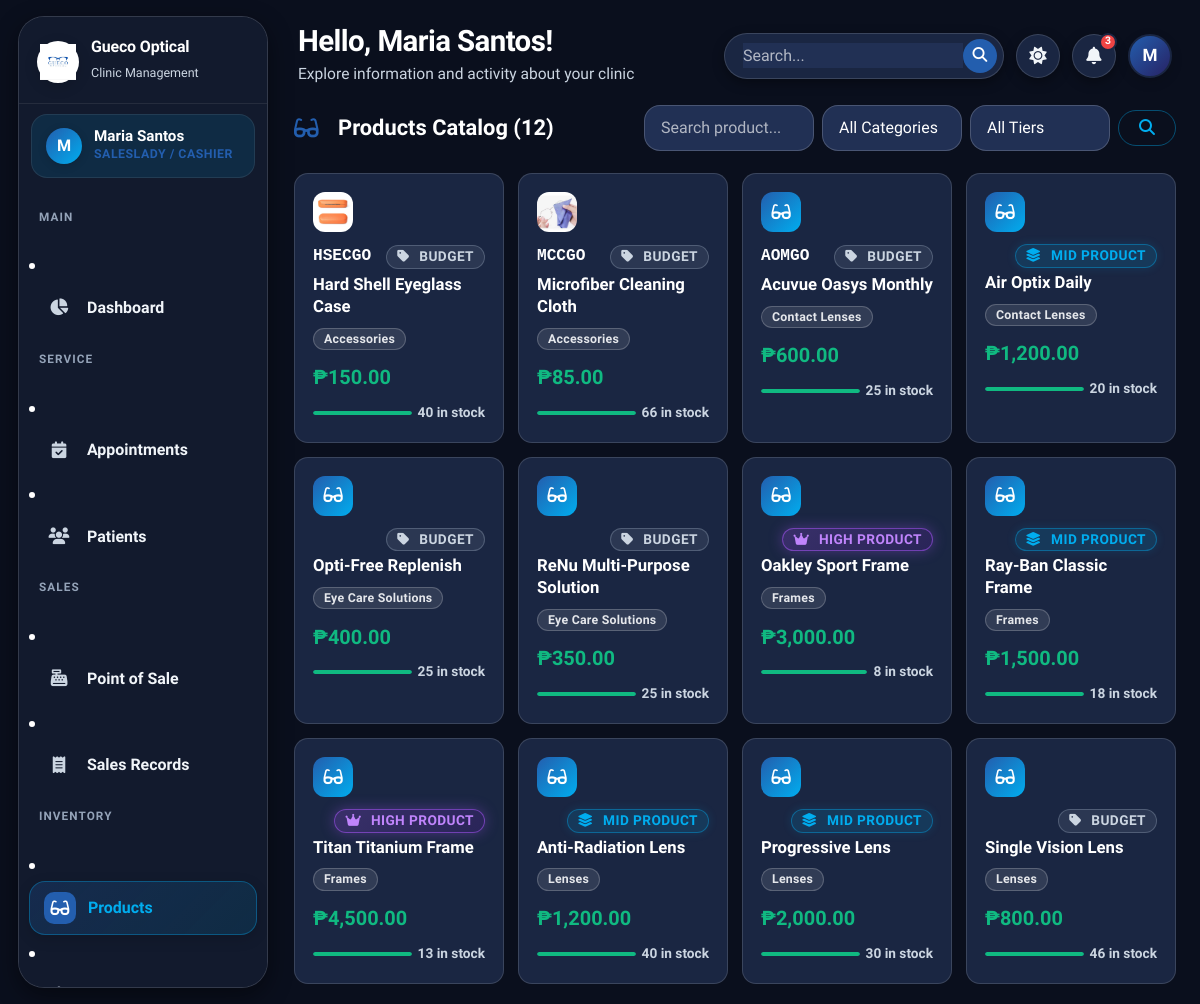
Page /saleslady/products.php (signed in) on the committed database.
### tables this page shows
CREATE TABLE `users` (
  `id` int(11) NOT NULL AUTO_INCREMENT,
  `full_name` varchar(100) NOT NULL,
  `email` varchar(100) NOT NULL,
  `password` varchar(255) NOT NULL,
  `role` enum('admin','doctor','saleslady') NOT NULL,
  `phone` varchar(20) DEFAULT NULL,
  `status` enum('active','inactive') DEFAULT 'active',
  `profile_photo` varchar(255) DEFAULT NULL,
  `created_at` timestamp NOT NULL DEFAULT current_timestamp(),
  `updated_at` timestamp NOT NULL DEFAULT current_timestamp() ON UPDATE current_timestamp(),
  PRIMARY KEY (`id`),
  UNIQUE KEY `email` (`email`)
);

CREATE TABLE `products` (
  `id` int(11) NOT NULL AUTO_INCREMENT,
  `category_id` int(11) NOT NULL,
  `tier` enum('budget','mid','high') NOT NULL DEFAULT 'budget',
  `supplier_id` int(11) DEFAULT NULL,
  `name` varchar(150) NOT NULL,
  `product_code` varchar(100) DEFAULT NULL,
  `description` text DEFAULT NULL,
  `image` varchar(255) DEFAULT NULL,
  `price` decimal(10,2) NOT NULL DEFAULT 0.00,
  `stock_quantity` int(11) NOT NULL DEFAULT 0,
  `low_stock_alert` int(11) NOT NULL DEFAULT 5,
  `status` enum('active','inactive') DEFAULT 'active',
  `created_at` timestamp NOT NULL DEFAULT current_timestamp(),
  `updated_at` timestamp NOT NULL DEFAULT current_timestamp() ON UPDATE current_timestamp(),
  PRIMARY KEY (`id`),
  UNIQUE KEY `unique_product_name` (`name`),
  KEY `category_id` (`category_id`),
  KEY `supplier_id` (`supplier_id`),
  KEY `idx_products_tier` (`tier`),
  CONSTRAINT `products_ibfk_1` FOREIGN KEY (`category_id`) REFERENCES `categories` (`id`),
  CONSTRAINT `products_ibfk_2` FOREIGN KEY (`supplier_id`) REFERENCES `suppliers` (`id`) ON DELETE SET NULL
);

CREATE TABLE `categories` (
  `id` int(11) NOT NULL AUTO_INCREMENT,
  `name` varchar(100) NOT NULL,
  `description` text DEFAULT NULL,
  `status` enum('active','inactive') DEFAULT 'active',
  `created_at` timestamp NOT NULL DEFAULT current_timestamp(),
  PRIMARY KEY (`id`),
  UNIQUE KEY `unique_category_name` (`name`)
);

### saleslady/products.php (the view, shortened to what this page needs)
<?php
require_once __DIR__ . '/../config/functions.php';
$db = getDB();
$search    = sanitize($_GET['search'] ?? '');
$where = ["p.status='active'"]; $params = [];
$whereStr = implode(' AND ', $where);
$products = $db->prepare("SELECT p.*, c.name as cat_name FROM products p JOIN categories c ON c.id=p.category_id WHERE $whereStr ORDER BY c.name, p.name");
$products->execute($params); $products = $products->fetchAll();
include __DIR__ . '/../includes/header.php';
?>
<div class="section-header">
  <h5><i class="fas fa-glasses me-2" style="color:var(--clr-primary)"></i>Products Catalog (<?= count($products) ?>)</h5>
  <form method="GET" style="display:flex;gap:8px;flex-wrap:wrap;align-items:center;">
    <input type="text" name="search" class="form-control" placeholder="Search product..." value="<?= htmlspecialchars($search) ?>" style="width:170px;">
    <select name="cat" class="form-select" style="width:140px;">
      <option value="">All Categories</option>
    </select>
    <select name="tier" class="form-select" style="width:140px;">
      <option value="">All Tiers</option>
    </select>
    <button type="submit" class="btn btn-outline-primary"><i class="fas fa-search"></i></button>
  </form>
</div>
<div style="display:grid;grid-template-columns:repeat(auto-fill,minmax(200px,1fr));gap:14px;">
  <?php if (empty($products)): ?>
  <div style="grid-column:1/-1"><div class="empty-state"><div class="empty-icon"><i class="fas fa-glasses"></i></div><h6>No products found</h6></div></div>
  <?php else: ?>
  <?php foreach ($products as $p): ?>
  <?php
    $isLow = $p['stock_quantity'] <= $p['low_stock_alert'];
    $isOut = $p['stock_quantity'] == 0;
    $cardClass = $isOut ? 'card-out-stock' : ($isLow ? 'card-low-stock' : '');
    $borderStyle = $isOut
      ? 'border:2px solid #DC2626;box-shadow:0 0 12px rgba(220,38,38,0.22);'
      : ($isLow ? 'border:2px solid #EF4444;box-shadow:0 0 12px rgba(239,68,68,0.22);' : 'border:1px solid var(--border-color);');
  ?>
  <div class="<?= $cardClass ?>" style="background:var(--bg-card);<?= $borderStyle ?>border-radius:14px;padding:18px;transition:all .2s;"
       onmouseover="this.style.boxShadow='<?= $isLow || $isOut ? '0 0 18px rgba(239,68,68,0.35)' : 'var(--shadow-md)' ?>';this.style.borderColor='<?= $isOut ? '#DC2626' : ($isLow ? '#EF4444' : 'var(--clr-primary)') ?>'"
       onmouseout="this.style.boxShadow='<?= $isOut ? '0 0 12px rgba(220,38,38,0.22)' : ($isLow ? '0 0 12px rgba(239,68,68,0.22)' : 'none') ?>';this.style.borderColor='<?= $isOut ? '#DC2626' : ($isLow ? '#EF4444' : 'var(--border-color)') ?>'">
    <?php if($p['image']): ?>
      <img src="<?= BASE_URL ?>assets/images/products/<?= $p['image'] ?>" alt="Product" style="width:40px;height:40px;object-fit:cover;border-radius:12px;margin-bottom:12px;">
    <?php else: ?>
      <div style="width:40px;height:40px;background:linear-gradient(135deg,var(--clr-primary),var(--clr-secondary));border-radius:12px;display:flex;align-items:center;justify-content:center;margin-bottom:12px;">
        <i class="fas fa-glasses" style="color:#fff;font-size:.9rem;"></i>
      </div>
    <?php endif; ?>
    <div style="display:flex;justify-content:space-between;align-items:center;margin-bottom:4px;">
      <span style="font-family:monospace; color:var(--text-primary); font-size:0.85rem; font-weight:600;"><?= sanitize($p['product_code'] ?: '') ?></span>
      <?= tierBadge($p['tier'] ?? 'budget') ?>
    </div>
    <div style="font-weight:700;font-size:.88rem;margin-bottom:4px;line-height:1.3"><?= sanitize($p['name']) ?></div>
    <div style="margin-bottom:10px;"><span class="badge bg-secondary" style="font-size:.65rem"><?= sanitize($p['cat_name']) ?></span></div>
    <div style="display:flex;justify-content:space-between;align-items:center;margin-bottom:8px;">
      <span style="font-weight:800;font-size:1.05rem;color:var(--clr-success)"><?= formatCurrency($p['price']) ?></span>
    </div>
    <div style="display:flex;align-items:center;gap:6px;">
      <div style="height:4px;flex:1;background:var(--bg-hover);border-radius:2px;overflow:hidden;">
        <?php $pct = min(100, ($p['stock_quantity'] / max(1,$p['low_stock_alert']*2)) * 100); ?>
        <div style="height:100%;width:<?= $pct ?>%;background:<?= $isOut?'#DC2626':($isLow?'#EF4444':'var(--clr-success)') ?>;border-radius:2px;"></div>
      </div>
      <span style="font-size:.72rem;font-weight:700;color:<?= $isOut?'#DC2626':($isLow?'#EF4444':'var(--text-muted)') ?>;white-space:nowrap">
        <?= $isOut ? 'OUT' : ($isLow ? "LOW: {$p['stock_quantity']}" : "{$p['stock_quantity']} in stock") ?>
      </span>
    </div>
  </div>
  <?php endforeach; ?>
  <?php endif; ?>
</div>
<?php include __DIR__ . '/../includes/footer.php'; ?>

### includes/header.php (shortened to what this page needs)
<?php
require_once __DIR__ . '/../config/functions.php';
$user        = getCurrentUser();
$fullName    = $user['full_name'] ?? 'Admin';
$initials    = strtoupper(substr($fullName, 0, 1));
$userTheme = $_COOKIE['gueco_theme'] ?? ($_COOKIE['theme'] ?? 'dark');
$currentTheme = ($userTheme === 'light') ? 'light' : 'dark';
?>
<!DOCTYPE html>
<html lang="en" data-theme="<?= $currentTheme ?>">
<head>
  <link href="https://cdn.jsdelivr.net/npm/bootstrap@5.3.3/dist/css/bootstrap.min.css" rel="stylesheet">
  <link rel="stylesheet" href="https://cdnjs.cloudflare.com/ajax/libs/font-awesome/6.5.0/css/all.min.css">
  <link rel="stylesheet" href="<?= BASE_URL ?>assets/css/style.css?v=<?= time() ?>">
</head>
<body>
<div class="app-wrapper">
  <aside class="sidebar" id="sidebar">
    <div class="sidebar-logo">
      <div class="logo-icon">
        <img src="<?= BASE_URL ?>assets/images/logo.png?v=2" alt="Logo" style="width:100%; height:100%; object-fit:contain;">
      </div>
      <div class="logo-text">
        <h6>Gueco Optical</h6>
        <span>Clinic Management</span>
      </div>
    </div>
    <div class="sidebar-user">
      <div class="user-avatar">
        <span><?= $initials ?></span>
      </div>
      <div class="user-info">
        <div class="user-name"><?= sanitize($fullName) ?></div>
        <div class="user-role"><?= getRoleLabel($user['role'] ?? '') ?></div>
      </div>
    </div>
    <nav class="sidebar-nav">
      <?php include __DIR__ . '/sidebar.php'; ?>
    </nav>
  </aside>
  <div class="main-content">
    <header class="app-header">
      <div class="header-left">
        <div class="header-greeting">
          <h4>Hello, <?= sanitize($fullName) ?>!</h4>
          <p>Explore information and activity about your clinic</p>
        </div>
      </div>
      <div class="header-right">
        <div class="header-search-wrap">
          <input type="text" placeholder="Search..." aria-label="Search">
          <button type="button" class="header-search-btn" title="Search">
            <i class="fas fa-search"></i>
          </button>
        </div>
        <button class="header-icon-btn" id="themeToggle" title="Toggle Theme">
          <i class="fas fa-moon" id="themeIcon"></i>
        </button>
        <div class="dropdown" id="notifDropdownWrap">
          <button class="header-icon-btn" type="button" data-bs-toggle="dropdown" aria-expanded="false" title="Notifications">
            <i class="fas fa-bell"></i>
            <?php
            try {
              $db = getDB();
              $stmtCount = $db->prepare("SELECT COUNT(*) as c FROM appointments WHERE status = 'pending' AND appointment_date >= CURDATE()");
              $stmtCount->execute();
              $notifCount = $stmtCount->fetch()['c'];
            } catch(Exception $e) {
              $notifCount = 0;
              $recentAppts = [];
            }
            ?>
            <?php if ($notifCount > 0): ?>
            <span class="notif-badge" id="notifBadgeEl"><?= min($notifCount, 99) ?></span>
            <?php endif; ?>
          </button>
        </div>
        <div class="header-avatar" title="<?= sanitize($fullName) ?>">
          <?= $initials ?>
        </div>
      </div>
    </header>
    <div class="page-content">

### config/functions.php (shortened to what this page needs)
<?php
function getCurrentUser(): ?array {
    try {
        $db = getDB();
        $stmt = $db->prepare("SELECT id, full_name, role, email, phone, status FROM users WHERE id = ?");
        $stmt->execute([$_SESSION['user_id']]);
        $user = $stmt->fetch();
        if ($user) {
            $currentUser = $user;
            return $currentUser;
        }
    } catch (Exception $e) {
    }
    $currentUser = [
        'id'        => $_SESSION['user_id'] ?? 0,
        'full_name' => $_SESSION['user_name'] ?? 'User',
        'role'      => $_SESSION['user_role'] ?? 'guest',
        'email'     => $_SESSION['user_email'] ?? '',
    ];
    return $currentUser;
}
function getRoleLabel(string $role): string {
    return match($role) {
        'admin'     => 'Administrator',
        'doctor'    => 'Optometrist',
        'saleslady' => 'Saleslady / Cashier',
        default     => ucfirst($role),
    };
}
function sanitize(string $value): string {
    return htmlspecialchars(strip_tags(trim($value)), ENT_QUOTES, 'UTF-8');
}
function formatCurrency(float $amount): string {
    return '₱' . number_format($amount, 2);
}
function tierBadge(string $tier): string {
    $tier = strtolower(trim($tier));
    return match($tier) {
        'budget' => '<span class="badge badge-tier badge-tier-budget"><i class="fas fa-tag me-1"></i>Budget</span>',
        'mid'    => '<span class="badge badge-tier badge-tier-mid"><i class="fas fa-layer-group me-1"></i>Mid Product</span>',
        'high'   => '<span class="badge badge-tier badge-tier-high"><i class="fas fa-crown me-1"></i>High Product</span>',
        default  => '<span class="badge bg-secondary"><i class="fas fa-tag me-1"></i>' . htmlspecialchars(ucfirst($tier)) . '</span>',
    };
}

### rows in the picture
users: full_name "M", full_name "Maria Santos", role "SALESLADY / CASHIER"
products: image (picture), product_code "HSECGO", tier "BUDGET", name "Hard Shell Eyeglass Case", category.name "Accessories", price "₱150.00", stock_quantity "40"
products: image (picture), product_code "MCCGO", tier "BUDGET", name "Microfiber Cleaning Cloth", category.name "Accessories", price "₱85.00", stock_quantity "66"
products: product_code "AOMGO", tier "BUDGET", name "Acuvue Oasys Monthly", category.name "Contact Lenses", price "₱600.00", stock_quantity "25"
products: tier "MID PRODUCT", name "Air Optix Daily", category.name "Contact Lenses", price "₱1,200.00", stock_quantity "20"
products: tier "BUDGET", name "Opti-Free Replenish", category.name "Eye Care Solutions", price "₱400.00", stock_quantity "25"
products: tier "BUDGET", name "ReNu Multi-Purpose Solution", category.name "Eye Care Solutions", price "₱350.00", stock_quantity "25"
products: tier "HIGH PRODUCT", name "Oakley Sport Frame", category.name "Frames", price "₱3,000.00", low_stock_alert 3 (drawn), stock_quantity "8"
products: tier "MID PRODUCT", name "Ray-Ban Classic Frame", category.name "Frames", price "₱1,500.00", stock_quantity "18"
products: tier "HIGH PRODUCT", name "Titan Titanium Frame", category.name "Frames", price "₱4,500.00", stock_quantity "13"
products: tier "MID PRODUCT", name "Anti-Radiation Lens", category.name "Lenses", price "₱1,200.00", stock_quantity "40"
products: tier "MID PRODUCT", name "Progressive Lens", category.name "Lenses", price "₱2,000.00", stock_quantity "30"
products: tier "BUDGET", name "Single Vision Lens", category.name "Lenses", price "₱800.00", stock_quantity "46"

### other values in the picture
min($notifCount, 99) "3"
count($products) "12"
